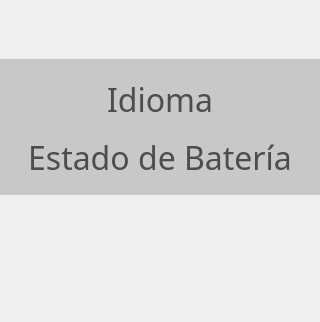
<?xml version="1.0" encoding="UTF-8"?>
<ui version="4.0">
 <class>OptionGeneral</class>
 <widget class="QWidget" name="OptionGeneral">
  <property name="geometry">
   <rect>
    <x>0</x>
    <y>0</y>
    <width>320</width>
    <height>322</height>
   </rect>
  </property>
  <property name="windowTitle">
   <string>Form</string>
  </property>
  <property name="styleSheet">
   <string notr="true">background-image: url(:/icons/general/fondo_transparente.png);
border-image: url(:/icons/general/fondo_transparente.png);</string>
  </property>
  <widget class="QWidget" name="widget" native="true">
   <property name="geometry">
    <rect>
     <x>0</x>
     <y>0</y>
     <width>320</width>
     <height>322</height>
    </rect>
   </property>
   <property name="styleSheet">
    <string notr="true">background-image: url(:/icons/general/fondo_transparente.png);</string>
   </property>
   <widget class="QLabel" name="label">
    <property name="geometry">
     <rect>
      <x>0</x>
      <y>247</y>
      <width>320</width>
      <height>75</height>
     </rect>
    </property>
    <property name="styleSheet">
     <string notr="true">background-image: url(:/icons/general/fondo_transparente.png);
border-image: url(:/icons/main_menu/general_menu/footer_general_menu.png);</string>
    </property>
    <property name="text">
     <string/>
    </property>
   </widget>
   <widget class="MyLabelAnimated" name="l_general_back">
    <property name="geometry">
     <rect>
      <x>0</x>
      <y>0</y>
      <width>320</width>
      <height>75</height>
     </rect>
    </property>
    <property name="styleSheet">
     <string notr="true">background-image: url(:/icons/general/fondo_transparente.png);
border-image: url(:/icons/main_menu/general_menu/header_general_menu.png);</string>
    </property>
    <property name="text">
     <string/>
    </property>
   </widget>
   <widget class="MyLabelAnimated" name="label_3">
    <property name="enabled">
     <bool>false</bool>
    </property>
    <property name="geometry">
     <rect>
      <x>0</x>
      <y>59</y>
      <width>320</width>
      <height>81</height>
     </rect>
    </property>
    <property name="font">
     <font>
      <family>Swis721 Lt BT</family>
      <pointsize>24</pointsize>
     </font>
    </property>
    <property name="styleSheet">
     <string notr="true">background-color: rgb(200, 200, 200);
color: rgb(77, 77, 77);</string>
    </property>
    <property name="text">
     <string>Idioma</string>
    </property>
    <property name="alignment">
     <set>Qt::AlignCenter</set>
    </property>
   </widget>
   <widget class="MyLabelAnimated" name="label_4">
    <property name="enabled">
     <bool>false</bool>
    </property>
    <property name="geometry">
     <rect>
      <x>0</x>
      <y>120</y>
      <width>320</width>
      <height>75</height>
     </rect>
    </property>
    <property name="font">
     <font>
      <family>Swis721 Lt BT</family>
      <pointsize>24</pointsize>
     </font>
    </property>
    <property name="styleSheet">
     <string notr="true">background-color: rgb(200, 200, 200);
color: rgb(77, 77, 77);</string>
    </property>
    <property name="text">
     <string>Estado de Batería</string>
    </property>
    <property name="alignment">
     <set>Qt::AlignCenter</set>
    </property>
   </widget>
   <widget class="MyLabelAnimated" name="l_about">
    <property name="geometry">
     <rect>
      <x>0</x>
      <y>183</y>
      <width>320</width>
      <height>84</height>
     </rect>
    </property>
    <property name="styleSheet">
     <string notr="true">background-image: url(:/icons/general/fondo_transparente.png);
border-image: url(:/icons/main_menu/general_menu/about_button.png);</string>
    </property>
    <property name="text">
     <string/>
    </property>
   </widget>
   <zorder>label</zorder>
   <zorder>label_3</zorder>
   <zorder>label_4</zorder>
   <zorder>l_about</zorder>
   <zorder>l_general_back</zorder>
  </widget>
 </widget>
 <customwidgets>
  <customwidget>
   <class>MyLabelAnimated</class>
   <extends>QLabel</extends>
   <header location="global">mylabelanimated.h</header>
  </customwidget>
 </customwidgets>
 <resources/>
 <connections/>
</ui>
